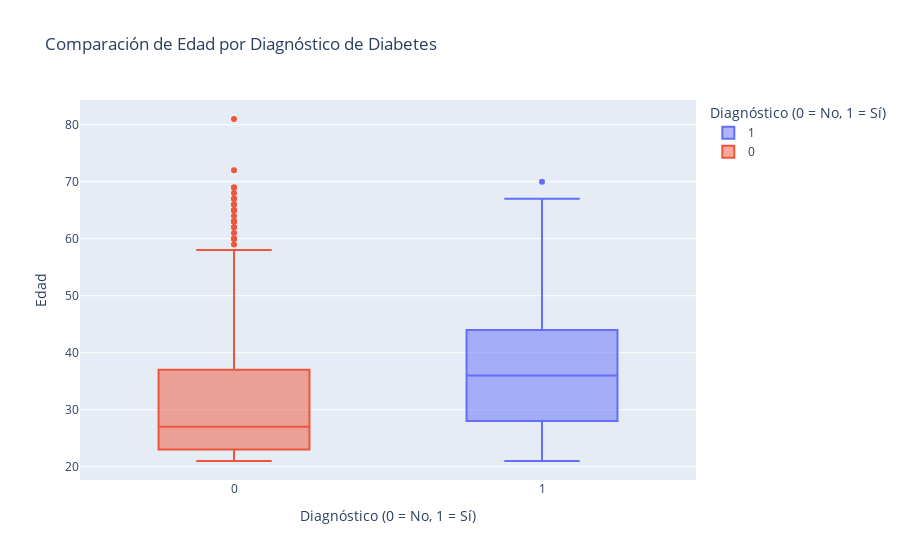

Source (notebook cell):
### Markdown cell above
### Boxplot: Comparando Distribuciones
Los diagramas de caja son excelentes para comparar la distribución de una variable numérica a través de diferentes categorías. Comparemos la edad (Age) de los pacientes con y sin diabetes.

### Code cell
# Crear un boxplot para comparar la edad por diagnóstico
fig = px.box(diabetes,
             x="Outcome",
             y="Age",
             color="Outcome",
             title="Comparación de Edad por Diagnóstico de Diabetes",
             labels={"Outcome": "Diagnóstico (0 = No, 1 = Sí)", "Age": "Edad"})
fig.show()

### Figure 1 — Plotly figure (JSON) as saved in the notebook; plotly's stock layout.template omitted (floating-point values rounded to 4 significant figures; data arrays with more than 128 entries replaced by an {"elided": "..."} marker saying what was removed)
{"data": [{"alignmentgroup": "True", "hovertemplate": "Diagnóstico (0 = No, 1 = Sí)=%{x}<br>Edad=%{y}<extra></extra>", "legendgroup": "1", "marker": {"color": "#636efa"}, "name": "1", "notched": false, "offsetgroup": "1", "orientation": "v", "showlegend": true, "type": "box", "x": {"elided": "268 int values"}, "x0": " ", "xaxis": "x", "y": {"elided": "268 int values"}, "y0": " ", "yaxis": "y"}, {"alignmentgroup": "True", "hovertemplate": "Diagnóstico (0 = No, 1 = Sí)=%{x}<br>Edad=%{y}<extra></extra>", "legendgroup": "0", "marker": {"color": "#EF553B"}, "name": "0", "notched": false, "offsetgroup": "0", "orientation": "v", "showlegend": true, "type": "box", "x": {"elided": "500 int values"}, "x0": " ", "xaxis": "x", "y": {"elided": "500 int values"}, "y0": " ", "yaxis": "y"}], "layout": {"boxmode": "overlay", "legend": {"title": {"text": "Diagnóstico (0 = No, 1 = Sí)"}, "tracegroupgap": 0}, "title": {"text": "Comparación de Edad por Diagnóstico de Diabetes"}, "xaxis": {"anchor": "y", "categoryarray": [1, 0], "categoryorder": "array", "domain": [0, 1], "title": {"text": "Diagnóstico (0 = No, 1 = Sí)"}}, "yaxis": {"anchor": "x", "domain": [0, 1], "title": {"text": "Edad"}}}}
